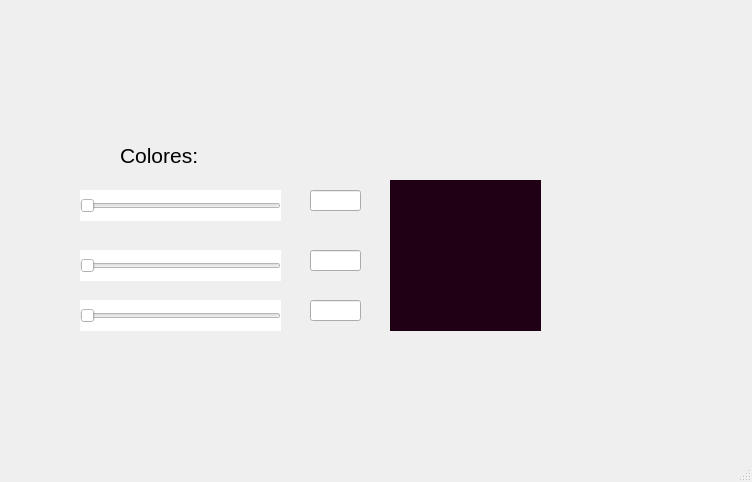
<?xml version="1.0" encoding="UTF-8"?>
<ui version="4.0">
 <class>MainWindow</class>
 <widget class="QMainWindow" name="MainWindow">
  <property name="geometry">
   <rect>
    <x>0</x>
    <y>0</y>
    <width>752</width>
    <height>482</height>
   </rect>
  </property>
  <property name="windowTitle">
   <string>MainWindow</string>
  </property>
  <widget class="QWidget" name="centralwidget">
   <widget class="QLabel" name="label">
    <property name="geometry">
     <rect>
      <x>0</x>
      <y>10</y>
      <width>201</width>
      <height>71</height>
     </rect>
    </property>
    <property name="text">
     <string/>
    </property>
    <property name="pixmap">
     <pixmap resource="../../Resource/resource.qrc">:/Logos/uatlogopng.png</pixmap>
    </property>
    <property name="scaledContents">
     <bool>true</bool>
    </property>
   </widget>
   <widget class="QLabel" name="label_4">
    <property name="geometry">
     <rect>
      <x>490</x>
      <y>0</y>
      <width>251</width>
      <height>71</height>
     </rect>
    </property>
    <property name="text">
     <string/>
    </property>
    <property name="pixmap">
     <pixmap resource="../../Resource/resource.qrc">:/Logos/fians.png</pixmap>
    </property>
    <property name="scaledContents">
     <bool>true</bool>
    </property>
   </widget>
   <widget class="QLabel" name="label_5">
    <property name="geometry">
     <rect>
      <x>570</x>
      <y>300</y>
      <width>211</width>
      <height>131</height>
     </rect>
    </property>
    <property name="text">
     <string/>
    </property>
    <property name="pixmap">
     <pixmap resource="../../Resource/resource.qrc">:/Logos/Shelby-Logo.png</pixmap>
    </property>
    <property name="scaledContents">
     <bool>true</bool>
    </property>
   </widget>
   <widget class="QLabel" name="colorburguer">
    <property name="geometry">
     <rect>
      <x>390</x>
      <y>180</y>
      <width>151</width>
      <height>151</height>
     </rect>
    </property>
    <property name="styleSheet">
     <string notr="true">background-color: rgb(31, 0, 20);</string>
    </property>
    <property name="text">
     <string/>
    </property>
    <property name="scaledContents">
     <bool>false</bool>
    </property>
   </widget>
   <widget class="QLabel" name="label_2">
    <property name="geometry">
     <rect>
      <x>120</x>
      <y>140</y>
      <width>111</width>
      <height>31</height>
     </rect>
    </property>
    <property name="font">
     <font>
      <pointsize>16</pointsize>
     </font>
    </property>
    <property name="text">
     <string>Colores:</string>
    </property>
   </widget>
   <widget class="QSlider" name="valorR">
    <property name="geometry">
     <rect>
      <x>80</x>
      <y>190</y>
      <width>201</width>
      <height>31</height>
     </rect>
    </property>
    <property name="styleSheet">
     <string notr="true">background-color: rgb(255, 255, 255);</string>
    </property>
    <property name="orientation">
     <enum>Qt::Horizontal</enum>
    </property>
   </widget>
   <widget class="QSlider" name="valorG">
    <property name="geometry">
     <rect>
      <x>80</x>
      <y>250</y>
      <width>201</width>
      <height>31</height>
     </rect>
    </property>
    <property name="styleSheet">
     <string notr="true">background-color: rgb(255, 255, 255);</string>
    </property>
    <property name="orientation">
     <enum>Qt::Horizontal</enum>
    </property>
   </widget>
   <widget class="QSlider" name="valorB">
    <property name="geometry">
     <rect>
      <x>80</x>
      <y>300</y>
      <width>201</width>
      <height>31</height>
     </rect>
    </property>
    <property name="styleSheet">
     <string notr="true">background-color: rgb(255, 255, 255);</string>
    </property>
    <property name="orientation">
     <enum>Qt::Horizontal</enum>
    </property>
   </widget>
   <widget class="QLineEdit" name="txt_R">
    <property name="geometry">
     <rect>
      <x>310</x>
      <y>190</y>
      <width>51</width>
      <height>21</height>
     </rect>
    </property>
   </widget>
   <widget class="QLineEdit" name="txt_G">
    <property name="geometry">
     <rect>
      <x>310</x>
      <y>250</y>
      <width>51</width>
      <height>21</height>
     </rect>
    </property>
   </widget>
   <widget class="QLineEdit" name="txt_B">
    <property name="geometry">
     <rect>
      <x>310</x>
      <y>300</y>
      <width>51</width>
      <height>21</height>
     </rect>
    </property>
   </widget>
  </widget>
  <widget class="QMenuBar" name="menubar">
   <property name="geometry">
    <rect>
     <x>0</x>
     <y>0</y>
     <width>752</width>
     <height>26</height>
    </rect>
   </property>
  </widget>
  <widget class="QStatusBar" name="statusbar"/>
 </widget>
 <resources>
  <include location="../../Resource/resource.qrc"/>
 </resources>
 <connections/>
</ui>
